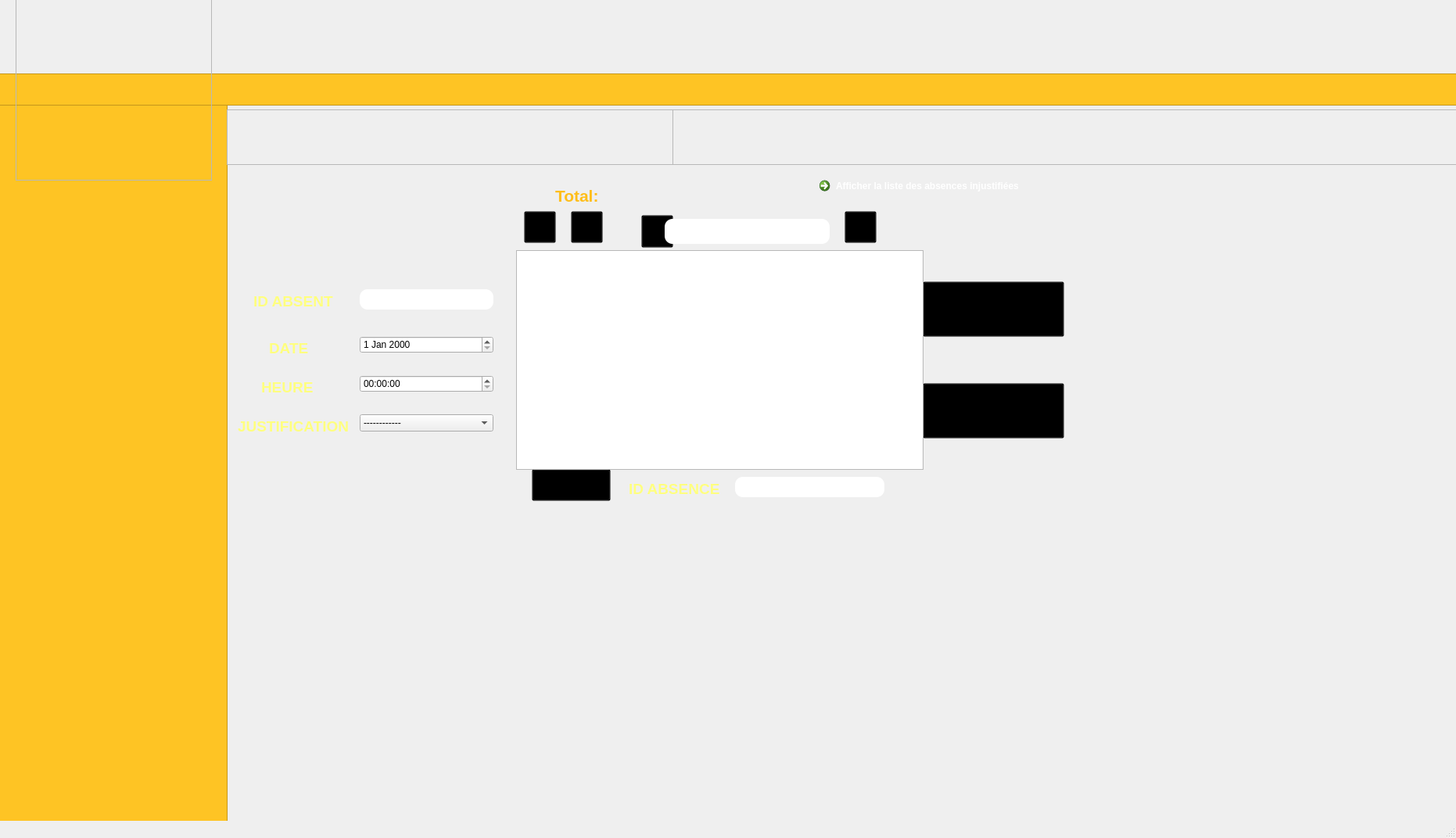
<?xml version="1.0" encoding="UTF-8"?>
<ui version="4.0">
 <class>gesabs</class>
 <widget class="QMainWindow" name="gesabs">
  <property name="geometry">
   <rect>
    <x>0</x>
    <y>0</y>
    <width>1862</width>
    <height>1072</height>
   </rect>
  </property>
  <property name="sizePolicy">
   <sizepolicy hsizetype="Maximum" vsizetype="Maximum">
    <horstretch>0</horstretch>
    <verstretch>0</verstretch>
   </sizepolicy>
  </property>
  <property name="windowTitle">
   <string>widget</string>
  </property>
  <property name="styleSheet">
   <string notr="true">#centralwidget
{
background: url(C:/Users/HP/Desktop/projet/image/back.png);
}
#des1
{
background:#fec424;

}
#des2
{
background:#fec424;

}
#logo
{
background: url(C:/Users/HP/Desktop/projet/image/rpl.png);
}
#backing
{
background: url(C:/Users/HP/Desktop/projet/image/backing.png);
}

#motpr
{
background: url(C:/Users/HP/Desktop/projet/image/motpr.png);
}</string>
  </property>
  <property name="animated" stdset="0">
   <bool>true</bool>
  </property>
  <widget class="QWidget" name="centralwidget" native="true">
   <property name="geometry">
    <rect>
     <x>0</x>
     <y>0</y>
     <width>5980</width>
     <height>1191</height>
    </rect>
   </property>
   <widget class="QFrame" name="des1">
    <property name="geometry">
     <rect>
      <x>-10</x>
      <y>94</y>
      <width>6000</width>
      <height>41</height>
     </rect>
    </property>
    <property name="frameShape">
     <enum>QFrame::StyledPanel</enum>
    </property>
    <property name="frameShadow">
     <enum>QFrame::Raised</enum>
    </property>
    <widget class="QPushButton" name="acceuilbtn">
     <property name="geometry">
      <rect>
       <x>650</x>
       <y>-20</y>
       <width>301</width>
       <height>91</height>
      </rect>
     </property>
     <property name="styleSheet">
      <string notr="true">*{
width: 10px;

background-color: transparent;
border-image: url(C:/Users/HP/Desktop/projet/image/title.png);
background: none;
border: none;
background-repeat: none;
}

*:hover
{
width: 10px;
background-color: transparent;

border-image: url(C:/Users/HP/Desktop/projet/image/titlepr.png);
background: none;
border: none;
background-repeat: none;
}</string>
     </property>
     <property name="text">
      <string/>
     </property>
    </widget>
   </widget>
   <widget class="QFrame" name="logo">
    <property name="geometry">
     <rect>
      <x>20</x>
      <y>-20</y>
      <width>251</width>
      <height>251</height>
     </rect>
    </property>
    <property name="frameShape">
     <enum>QFrame::StyledPanel</enum>
    </property>
    <property name="frameShadow">
     <enum>QFrame::Raised</enum>
    </property>
   </widget>
   <widget class="QFrame" name="des2">
    <property name="geometry">
     <rect>
      <x>-10</x>
      <y>120</y>
      <width>301</width>
      <height>1091</height>
     </rect>
    </property>
    <property name="styleSheet">
     <string notr="true"/>
    </property>
    <property name="frameShape">
     <enum>QFrame::StyledPanel</enum>
    </property>
    <property name="frameShadow">
     <enum>QFrame::Raised</enum>
    </property>
    <widget class="QPushButton" name="pushButton">
     <property name="geometry">
      <rect>
       <x>20</x>
       <y>210</y>
       <width>261</width>
       <height>51</height>
      </rect>
     </property>
     <property name="styleSheet">
      <string notr="true">*{
width: 10px;

background-color: transparent;
border-image: url(C:/Users/HP/Desktop/projet/image/gg.png);
background: none;
border: none;
background-repeat: none;
}

*:hover
{

}</string>
     </property>
     <property name="text">
      <string/>
     </property>
    </widget>
    <widget class="QPushButton" name="quitter">
     <property name="geometry">
      <rect>
       <x>120</x>
       <y>460</y>
       <width>51</width>
       <height>41</height>
      </rect>
     </property>
     <property name="styleSheet">
      <string notr="true">*{
width: 10px;

background-color: transparent;
border-image: url(C:/Users/HP/Desktop/projet/image/exit.png);
background: none;
border: none;
background-repeat: none;
}

*:hover
{
width: 10px;
background-color: transparent;

border-image: url(C:/Users/HP/Desktop/projet/image/exit1.png);
background: none;
border: none;
background-repeat: none;
}</string>
     </property>
     <property name="text">
      <string/>
     </property>
    </widget>
    <widget class="QPushButton" name="pushButton2">
     <property name="geometry">
      <rect>
       <x>20</x>
       <y>290</y>
       <width>261</width>
       <height>51</height>
      </rect>
     </property>
     <property name="styleSheet">
      <string notr="true">*{
width: 10px;

background-color: transparent;
border-image: url(C:/Users/HP/Desktop/projet/image/ggabs.png);
background: none;
border: none;
background-repeat: none;
}

*:hover
{

}</string>
     </property>
     <property name="text">
      <string/>
     </property>
    </widget>
   </widget>
   <widget class="QFrame" name="backing">
    <property name="geometry">
     <rect>
      <x>290</x>
      <y>140</y>
      <width>2001</width>
      <height>71</height>
     </rect>
    </property>
    <property name="frameShape">
     <enum>QFrame::StyledPanel</enum>
    </property>
    <property name="frameShadow">
     <enum>QFrame::Raised</enum>
    </property>
    <widget class="QFrame" name="motpr">
     <property name="geometry">
      <rect>
       <x>-10</x>
       <y>-10</y>
       <width>581</width>
       <height>81</height>
      </rect>
     </property>
     <property name="styleSheet">
      <string notr="true">background-image: url(:/img/image/motabs.png);</string>
     </property>
     <property name="frameShape">
      <enum>QFrame::StyledPanel</enum>
     </property>
     <property name="frameShadow">
      <enum>QFrame::Raised</enum>
     </property>
    </widget>
   </widget>
   <widget class="QPushButton" name="pushButton_5">
    <property name="geometry">
     <rect>
      <x>1180</x>
      <y>360</y>
      <width>181</width>
      <height>71</height>
     </rect>
    </property>
    <property name="styleSheet">
     <string notr="true">*{


background-color: transparent;
border-image: url(C:/Users/HP/Desktop/projet/image/ajout.png);

}

*:hover
{

background-color: transparent;

border-image: url(C:/Users/HP/Desktop/projet/image/ajoutabs.png);
width: 10px;
height:1000px;
}</string>
    </property>
    <property name="text">
     <string/>
    </property>
   </widget>
   <widget class="QPushButton" name="pushButton_6">
    <property name="geometry">
     <rect>
      <x>680</x>
      <y>600</y>
      <width>101</width>
      <height>41</height>
     </rect>
    </property>
    <property name="styleSheet">
     <string notr="true">*{


background-color: transparent;
border-image: url(C:/Users/HP/Desktop/projet/image/suppbtn.png);

}

*:hover
{

background-color: transparent;

border-image: url(C:/Users/HP/Desktop/projet/image/suppabs.png);
width: 10px;
height:1000px;
}</string>
    </property>
    <property name="text">
     <string/>
    </property>
   </widget>
   <widget class="QLineEdit" name="idr">
    <property name="geometry">
     <rect>
      <x>850</x>
      <y>280</y>
      <width>211</width>
      <height>32</height>
     </rect>
    </property>
    <property name="styleSheet">
     <string notr="true">*{
background-color:white; 
border: none; 
border-radius: 10px; 
padding: 0 8px; 
selection-background-color: white; 
 font-size: 16px;
}</string>
    </property>
   </widget>
   <widget class="QPushButton" name="pushButton_7">
    <property name="geometry">
     <rect>
      <x>820</x>
      <y>275</y>
      <width>41</width>
      <height>42</height>
     </rect>
    </property>
    <property name="styleSheet">
     <string notr="true">*{


background-color: transparent;
border-image: url(C:/Users/HP/Desktop/projet/image/cherchbtn.png);

}

*:hover
{

background-color: transparent;

border-image: url(C:/Users/HP/Desktop/projet/image/cherchbtnpr.png);

}</string>
    </property>
    <property name="text">
     <string/>
    </property>
   </widget>
   <widget class="QPushButton" name="pushButton_8">
    <property name="geometry">
     <rect>
      <x>1180</x>
      <y>490</y>
      <width>181</width>
      <height>71</height>
     </rect>
    </property>
    <property name="styleSheet">
     <string notr="true">*{


background-color: transparent;
border-image: url(C:/Users/HP/Desktop/projet/image/modifbtn.png);

}

*:hover
{

background-color: transparent;

border-image: url(C:/Users/HP/Desktop/projet/image/modabs.png);
width: 10px;
height:1000px;
}</string>
    </property>
    <property name="text">
     <string/>
    </property>
   </widget>
   <widget class="QTextEdit" name="textEdit_6">
    <property name="enabled">
     <bool>false</bool>
    </property>
    <property name="geometry">
     <rect>
      <x>330</x>
      <y>480</y>
      <width>111</width>
      <height>41</height>
     </rect>
    </property>
    <property name="styleSheet">
     <string notr="true">*
{
background:transparent;
border:none
}</string>
    </property>
    <property name="html">
     <string>&lt;!DOCTYPE HTML PUBLIC &quot;-//W3C//DTD HTML 4.0//EN&quot; &quot;http://www.w3.org/TR/REC-html40/strict.dtd&quot;&gt;
&lt;html&gt;&lt;head&gt;&lt;meta name=&quot;qrichtext&quot; content=&quot;1&quot; /&gt;&lt;style type=&quot;text/css&quot;&gt;
p, li { white-space: pre-wrap; }
&lt;/style&gt;&lt;/head&gt;&lt;body style=&quot; font-family:'MS Shell Dlg 2'; font-size:8.25pt; font-weight:400; font-style:normal;&quot;&gt;
&lt;p style=&quot; margin-top:0px; margin-bottom:0px; margin-left:0px; margin-right:0px; -qt-block-indent:0; text-indent:0px;&quot;&gt;&lt;span style=&quot; font-size:14pt; font-weight:600; color:#ffff7f;&quot;&gt;HEURE&lt;/span&gt;&lt;/p&gt;&lt;/body&gt;&lt;/html&gt;</string>
    </property>
   </widget>
   <widget class="QTextEdit" name="textEdit_5">
    <property name="enabled">
     <bool>false</bool>
    </property>
    <property name="geometry">
     <rect>
      <x>300</x>
      <y>530</y>
      <width>181</width>
      <height>41</height>
     </rect>
    </property>
    <property name="styleSheet">
     <string notr="true">*
{
background:transparent;
border:none
}</string>
    </property>
    <property name="html">
     <string>&lt;!DOCTYPE HTML PUBLIC &quot;-//W3C//DTD HTML 4.0//EN&quot; &quot;http://www.w3.org/TR/REC-html40/strict.dtd&quot;&gt;
&lt;html&gt;&lt;head&gt;&lt;meta name=&quot;qrichtext&quot; content=&quot;1&quot; /&gt;&lt;style type=&quot;text/css&quot;&gt;
p, li { white-space: pre-wrap; }
&lt;/style&gt;&lt;/head&gt;&lt;body style=&quot; font-family:'MS Shell Dlg 2'; font-size:8.25pt; font-weight:400; font-style:normal;&quot;&gt;
&lt;p style=&quot; margin-top:0px; margin-bottom:0px; margin-left:0px; margin-right:0px; -qt-block-indent:0; text-indent:0px;&quot;&gt;&lt;span style=&quot; font-size:14pt; font-weight:600; color:#ffff7f;&quot;&gt;JUSTIFICATION&lt;/span&gt;&lt;/p&gt;&lt;/body&gt;&lt;/html&gt;</string>
    </property>
   </widget>
   <widget class="QTextEdit" name="textEdit">
    <property name="enabled">
     <bool>false</bool>
    </property>
    <property name="geometry">
     <rect>
      <x>320</x>
      <y>370</y>
      <width>161</width>
      <height>45</height>
     </rect>
    </property>
    <property name="styleSheet">
     <string notr="true">*
{
background:transparent;
border:none
}</string>
    </property>
    <property name="html">
     <string>&lt;!DOCTYPE HTML PUBLIC &quot;-//W3C//DTD HTML 4.0//EN&quot; &quot;http://www.w3.org/TR/REC-html40/strict.dtd&quot;&gt;
&lt;html&gt;&lt;head&gt;&lt;meta name=&quot;qrichtext&quot; content=&quot;1&quot; /&gt;&lt;style type=&quot;text/css&quot;&gt;
p, li { white-space: pre-wrap; }
&lt;/style&gt;&lt;/head&gt;&lt;body style=&quot; font-family:'MS Shell Dlg 2'; font-size:8.25pt; font-weight:400; font-style:normal;&quot;&gt;
&lt;p style=&quot; margin-top:0px; margin-bottom:0px; margin-left:0px; margin-right:0px; -qt-block-indent:0; text-indent:0px;&quot;&gt;&lt;span style=&quot; font-size:14pt; font-weight:600; color:#ffff7f;&quot;&gt;ID ABSENT&lt;/span&gt;&lt;/p&gt;&lt;/body&gt;&lt;/html&gt;</string>
    </property>
   </widget>
   <widget class="QTextEdit" name="textEdit_2">
    <property name="enabled">
     <bool>false</bool>
    </property>
    <property name="geometry">
     <rect>
      <x>340</x>
      <y>430</y>
      <width>111</width>
      <height>41</height>
     </rect>
    </property>
    <property name="styleSheet">
     <string notr="true">*
{
background:transparent;
border:none
}</string>
    </property>
    <property name="html">
     <string>&lt;!DOCTYPE HTML PUBLIC &quot;-//W3C//DTD HTML 4.0//EN&quot; &quot;http://www.w3.org/TR/REC-html40/strict.dtd&quot;&gt;
&lt;html&gt;&lt;head&gt;&lt;meta name=&quot;qrichtext&quot; content=&quot;1&quot; /&gt;&lt;style type=&quot;text/css&quot;&gt;
p, li { white-space: pre-wrap; }
&lt;/style&gt;&lt;/head&gt;&lt;body style=&quot; font-family:'MS Shell Dlg 2'; font-size:8.25pt; font-weight:400; font-style:normal;&quot;&gt;
&lt;p style=&quot; margin-top:0px; margin-bottom:0px; margin-left:0px; margin-right:0px; -qt-block-indent:0; text-indent:0px;&quot;&gt;&lt;span style=&quot; font-size:14pt; font-weight:600; color:#ffff7f;&quot;&gt;DATE&lt;/span&gt;&lt;/p&gt;&lt;/body&gt;&lt;/html&gt;</string>
    </property>
   </widget>
   <widget class="QLineEdit" name="id">
    <property name="geometry">
     <rect>
      <x>460</x>
      <y>370</y>
      <width>171</width>
      <height>26</height>
     </rect>
    </property>
    <property name="styleSheet">
     <string notr="true">*
{
border:none;
font-size:20px;
background-color:white; 
border: none; 
border-radius: 10px; 
padding: 0 8px; 
selection-background-color: white; 
}</string>
    </property>
   </widget>
   <widget class="QTextEdit" name="textEdit_19">
    <property name="enabled">
     <bool>false</bool>
    </property>
    <property name="geometry">
     <rect>
      <x>2000</x>
      <y>960</y>
      <width>71</width>
      <height>41</height>
     </rect>
    </property>
    <property name="styleSheet">
     <string notr="true">*
{
background:transparent;
border:none
}</string>
    </property>
    <property name="undoRedoEnabled">
     <bool>false</bool>
    </property>
    <property name="html">
     <string>&lt;!DOCTYPE HTML PUBLIC &quot;-//W3C//DTD HTML 4.0//EN&quot; &quot;http://www.w3.org/TR/REC-html40/strict.dtd&quot;&gt;
&lt;html&gt;&lt;head&gt;&lt;meta name=&quot;qrichtext&quot; content=&quot;1&quot; /&gt;&lt;style type=&quot;text/css&quot;&gt;
p, li { white-space: pre-wrap; }
&lt;/style&gt;&lt;/head&gt;&lt;body style=&quot; font-family:'MS Shell Dlg 2'; font-size:8.25pt; font-weight:400; font-style:normal;&quot;&gt;
&lt;p style=&quot; margin-top:0px; margin-bottom:0px; margin-left:0px; margin-right:0px; -qt-block-indent:0; text-indent:0px;&quot;&gt;&lt;span style=&quot; font-size:14pt; font-weight:600; color:#ffff7f;&quot;&gt;NOM&lt;/span&gt;&lt;/p&gt;&lt;/body&gt;&lt;/html&gt;</string>
    </property>
    <property name="overwriteMode">
     <bool>false</bool>
    </property>
    <property name="acceptRichText">
     <bool>true</bool>
    </property>
   </widget>
   <widget class="QTextEdit" name="textEdit_20">
    <property name="enabled">
     <bool>false</bool>
    </property>
    <property name="geometry">
     <rect>
      <x>1970</x>
      <y>1110</y>
      <width>181</width>
      <height>41</height>
     </rect>
    </property>
    <property name="styleSheet">
     <string notr="true">*
{
background:transparent;
border:none
}</string>
    </property>
    <property name="html">
     <string>&lt;!DOCTYPE HTML PUBLIC &quot;-//W3C//DTD HTML 4.0//EN&quot; &quot;http://www.w3.org/TR/REC-html40/strict.dtd&quot;&gt;
&lt;html&gt;&lt;head&gt;&lt;meta name=&quot;qrichtext&quot; content=&quot;1&quot; /&gt;&lt;style type=&quot;text/css&quot;&gt;
p, li { white-space: pre-wrap; }
&lt;/style&gt;&lt;/head&gt;&lt;body style=&quot; font-family:'MS Shell Dlg 2'; font-size:8.25pt; font-weight:400; font-style:normal;&quot;&gt;
&lt;p style=&quot; margin-top:0px; margin-bottom:0px; margin-left:0px; margin-right:0px; -qt-block-indent:0; text-indent:0px;&quot;&gt;&lt;span style=&quot; font-size:14pt; font-weight:600; color:#ffff7f;&quot;&gt;ADRESSE EMAIL&lt;/span&gt;&lt;/p&gt;&lt;/body&gt;&lt;/html&gt;</string>
    </property>
   </widget>
   <widget class="QTextEdit" name="textEdit_21">
    <property name="enabled">
     <bool>false</bool>
    </property>
    <property name="geometry">
     <rect>
      <x>1980</x>
      <y>1160</y>
      <width>161</width>
      <height>41</height>
     </rect>
    </property>
    <property name="styleSheet">
     <string notr="true">*
{
background:transparent;
border:none
}</string>
    </property>
    <property name="html">
     <string>&lt;!DOCTYPE HTML PUBLIC &quot;-//W3C//DTD HTML 4.0//EN&quot; &quot;http://www.w3.org/TR/REC-html40/strict.dtd&quot;&gt;
&lt;html&gt;&lt;head&gt;&lt;meta name=&quot;qrichtext&quot; content=&quot;1&quot; /&gt;&lt;style type=&quot;text/css&quot;&gt;
p, li { white-space: pre-wrap; }
&lt;/style&gt;&lt;/head&gt;&lt;body style=&quot; font-family:'MS Shell Dlg 2'; font-size:8.25pt; font-weight:400; font-style:normal;&quot;&gt;
&lt;p style=&quot; margin-top:0px; margin-bottom:0px; margin-left:0px; margin-right:0px; -qt-block-indent:0; text-indent:0px;&quot;&gt;&lt;span style=&quot; font-size:14pt; font-weight:600; color:#ffff7f;&quot;&gt;MOT DE PASSE&lt;/span&gt;&lt;/p&gt;&lt;/body&gt;&lt;/html&gt;</string>
    </property>
   </widget>
   <widget class="QTextEdit" name="textEdit_22">
    <property name="enabled">
     <bool>false</bool>
    </property>
    <property name="geometry">
     <rect>
      <x>2000</x>
      <y>1060</y>
      <width>111</width>
      <height>41</height>
     </rect>
    </property>
    <property name="styleSheet">
     <string notr="true">*
{
background:transparent;
border:none
}</string>
    </property>
    <property name="html">
     <string>&lt;!DOCTYPE HTML PUBLIC &quot;-//W3C//DTD HTML 4.0//EN&quot; &quot;http://www.w3.org/TR/REC-html40/strict.dtd&quot;&gt;
&lt;html&gt;&lt;head&gt;&lt;meta name=&quot;qrichtext&quot; content=&quot;1&quot; /&gt;&lt;style type=&quot;text/css&quot;&gt;
p, li { white-space: pre-wrap; }
&lt;/style&gt;&lt;/head&gt;&lt;body style=&quot; font-family:'MS Shell Dlg 2'; font-size:8.25pt; font-weight:400; font-style:normal;&quot;&gt;
&lt;p style=&quot; margin-top:0px; margin-bottom:0px; margin-left:0px; margin-right:0px; -qt-block-indent:0; text-indent:0px;&quot;&gt;&lt;span style=&quot; font-size:14pt; font-weight:600; color:#ffff7f;&quot;&gt;ROLE&lt;/span&gt;&lt;/p&gt;&lt;/body&gt;&lt;/html&gt;</string>
    </property>
   </widget>
   <widget class="QTextEdit" name="textEdit_23">
    <property name="enabled">
     <bool>false</bool>
    </property>
    <property name="geometry">
     <rect>
      <x>2010</x>
      <y>910</y>
      <width>121</width>
      <height>45</height>
     </rect>
    </property>
    <property name="styleSheet">
     <string notr="true">*
{
background:transparent;
border:none
}</string>
    </property>
    <property name="html">
     <string>&lt;!DOCTYPE HTML PUBLIC &quot;-//W3C//DTD HTML 4.0//EN&quot; &quot;http://www.w3.org/TR/REC-html40/strict.dtd&quot;&gt;
&lt;html&gt;&lt;head&gt;&lt;meta name=&quot;qrichtext&quot; content=&quot;1&quot; /&gt;&lt;style type=&quot;text/css&quot;&gt;
p, li { white-space: pre-wrap; }
&lt;/style&gt;&lt;/head&gt;&lt;body style=&quot; font-family:'MS Shell Dlg 2'; font-size:8.25pt; font-weight:400; font-style:normal;&quot;&gt;
&lt;p style=&quot; margin-top:0px; margin-bottom:0px; margin-left:0px; margin-right:0px; -qt-block-indent:0; text-indent:0px;&quot;&gt;&lt;span style=&quot; font-size:14pt; font-weight:600; color:#ffff7f;&quot;&gt;ID &lt;/span&gt;&lt;/p&gt;&lt;/body&gt;&lt;/html&gt;</string>
    </property>
   </widget>
   <widget class="QTextEdit" name="textEdit_24">
    <property name="enabled">
     <bool>false</bool>
    </property>
    <property name="geometry">
     <rect>
      <x>1990</x>
      <y>1010</y>
      <width>111</width>
      <height>41</height>
     </rect>
    </property>
    <property name="styleSheet">
     <string notr="true">*
{
background:transparent;
border:none
}</string>
    </property>
    <property name="html">
     <string>&lt;!DOCTYPE HTML PUBLIC &quot;-//W3C//DTD HTML 4.0//EN&quot; &quot;http://www.w3.org/TR/REC-html40/strict.dtd&quot;&gt;
&lt;html&gt;&lt;head&gt;&lt;meta name=&quot;qrichtext&quot; content=&quot;1&quot; /&gt;&lt;style type=&quot;text/css&quot;&gt;
p, li { white-space: pre-wrap; }
&lt;/style&gt;&lt;/head&gt;&lt;body style=&quot; font-family:'MS Shell Dlg 2'; font-size:8.25pt; font-weight:400; font-style:normal;&quot;&gt;
&lt;p style=&quot; margin-top:0px; margin-bottom:0px; margin-left:0px; margin-right:0px; -qt-block-indent:0; text-indent:0px;&quot;&gt;&lt;span style=&quot; font-size:14pt; font-weight:600; color:#ffff7f;&quot;&gt;PRENOM&lt;/span&gt;&lt;/p&gt;&lt;/body&gt;&lt;/html&gt;</string>
    </property>
   </widget>
   <widget class="QTextEdit" name="textEdit_14">
    <property name="enabled">
     <bool>false</bool>
    </property>
    <property name="geometry">
     <rect>
      <x>2230</x>
      <y>1160</y>
      <width>111</width>
      <height>41</height>
     </rect>
    </property>
    <property name="styleSheet">
     <string notr="true">*
{
background:transparent;
border:none
}</string>
    </property>
    <property name="html">
     <string>&lt;!DOCTYPE HTML PUBLIC &quot;-//W3C//DTD HTML 4.0//EN&quot; &quot;http://www.w3.org/TR/REC-html40/strict.dtd&quot;&gt;
&lt;html&gt;&lt;head&gt;&lt;meta name=&quot;qrichtext&quot; content=&quot;1&quot; /&gt;&lt;style type=&quot;text/css&quot;&gt;
p, li { white-space: pre-wrap; }
&lt;/style&gt;&lt;/head&gt;&lt;body style=&quot; font-family:'MS Shell Dlg 2'; font-size:8.25pt; font-weight:400; font-style:normal;&quot;&gt;
&lt;p style=&quot; margin-top:0px; margin-bottom:0px; margin-left:0px; margin-right:0px; -qt-block-indent:0; text-indent:0px;&quot;&gt;&lt;span style=&quot; font-size:14pt; font-weight:600; color:#ffff7f;&quot;&gt;PRENOM&lt;/span&gt;&lt;/p&gt;&lt;/body&gt;&lt;/html&gt;</string>
    </property>
   </widget>
   <widget class="QTableView" name="tababs">
    <property name="geometry">
     <rect>
      <x>660</x>
      <y>320</y>
      <width>521</width>
      <height>281</height>
     </rect>
    </property>
   </widget>
   <widget class="QTextEdit" name="textEdit_26">
    <property name="enabled">
     <bool>false</bool>
    </property>
    <property name="geometry">
     <rect>
      <x>2120</x>
      <y>1160</y>
      <width>111</width>
      <height>41</height>
     </rect>
    </property>
    <property name="styleSheet">
     <string notr="true">*
{
background:transparent;
border:none
}</string>
    </property>
    <property name="html">
     <string>&lt;!DOCTYPE HTML PUBLIC &quot;-//W3C//DTD HTML 4.0//EN&quot; &quot;http://www.w3.org/TR/REC-html40/strict.dtd&quot;&gt;
&lt;html&gt;&lt;head&gt;&lt;meta name=&quot;qrichtext&quot; content=&quot;1&quot; /&gt;&lt;style type=&quot;text/css&quot;&gt;
p, li { white-space: pre-wrap; }
&lt;/style&gt;&lt;/head&gt;&lt;body style=&quot; font-family:'MS Shell Dlg 2'; font-size:8.25pt; font-weight:400; font-style:normal;&quot;&gt;
&lt;p style=&quot; margin-top:0px; margin-bottom:0px; margin-left:0px; margin-right:0px; -qt-block-indent:0; text-indent:0px;&quot;&gt;&lt;span style=&quot; font-size:14pt; font-weight:600; color:#ffff7f;&quot;&gt;ROLE&lt;/span&gt;&lt;/p&gt;&lt;/body&gt;&lt;/html&gt;</string>
    </property>
   </widget>
   <widget class="QTextEdit" name="textEdit_30">
    <property name="enabled">
     <bool>false</bool>
    </property>
    <property name="geometry">
     <rect>
      <x>2120</x>
      <y>1160</y>
      <width>181</width>
      <height>41</height>
     </rect>
    </property>
    <property name="styleSheet">
     <string notr="true">*
{
background:transparent;
border:none
}</string>
    </property>
    <property name="html">
     <string>&lt;!DOCTYPE HTML PUBLIC &quot;-//W3C//DTD HTML 4.0//EN&quot; &quot;http://www.w3.org/TR/REC-html40/strict.dtd&quot;&gt;
&lt;html&gt;&lt;head&gt;&lt;meta name=&quot;qrichtext&quot; content=&quot;1&quot; /&gt;&lt;style type=&quot;text/css&quot;&gt;
p, li { white-space: pre-wrap; }
&lt;/style&gt;&lt;/head&gt;&lt;body style=&quot; font-family:'MS Shell Dlg 2'; font-size:8.25pt; font-weight:400; font-style:normal;&quot;&gt;
&lt;p style=&quot; margin-top:0px; margin-bottom:0px; margin-left:0px; margin-right:0px; -qt-block-indent:0; text-indent:0px;&quot;&gt;&lt;span style=&quot; font-size:14pt; font-weight:600; color:#ffff7f;&quot;&gt;ADRESSE EMAIL&lt;/span&gt;&lt;/p&gt;&lt;/body&gt;&lt;/html&gt;</string>
    </property>
   </widget>
   <widget class="QTextEdit" name="textEdit_31">
    <property name="enabled">
     <bool>false</bool>
    </property>
    <property name="geometry">
     <rect>
      <x>2010</x>
      <y>1160</y>
      <width>181</width>
      <height>41</height>
     </rect>
    </property>
    <property name="styleSheet">
     <string notr="true">*
{
background:transparent;
border:none
}</string>
    </property>
    <property name="html">
     <string>&lt;!DOCTYPE HTML PUBLIC &quot;-//W3C//DTD HTML 4.0//EN&quot; &quot;http://www.w3.org/TR/REC-html40/strict.dtd&quot;&gt;
&lt;html&gt;&lt;head&gt;&lt;meta name=&quot;qrichtext&quot; content=&quot;1&quot; /&gt;&lt;style type=&quot;text/css&quot;&gt;
p, li { white-space: pre-wrap; }
&lt;/style&gt;&lt;/head&gt;&lt;body style=&quot; font-family:'MS Shell Dlg 2'; font-size:8.25pt; font-weight:400; font-style:normal;&quot;&gt;
&lt;p style=&quot; margin-top:0px; margin-bottom:0px; margin-left:0px; margin-right:0px; -qt-block-indent:0; text-indent:0px;&quot;&gt;&lt;span style=&quot; font-size:14pt; font-weight:600; color:#ffff7f;&quot;&gt;ADRESSE EMAIL&lt;/span&gt;&lt;/p&gt;&lt;/body&gt;&lt;/html&gt;</string>
    </property>
   </widget>
   <widget class="QTextEdit" name="textEdit_17">
    <property name="enabled">
     <bool>false</bool>
    </property>
    <property name="geometry">
     <rect>
      <x>800</x>
      <y>610</y>
      <width>181</width>
      <height>45</height>
     </rect>
    </property>
    <property name="styleSheet">
     <string notr="true">*
{
background:transparent;
border:none
}</string>
    </property>
    <property name="html">
     <string>&lt;!DOCTYPE HTML PUBLIC &quot;-//W3C//DTD HTML 4.0//EN&quot; &quot;http://www.w3.org/TR/REC-html40/strict.dtd&quot;&gt;
&lt;html&gt;&lt;head&gt;&lt;meta name=&quot;qrichtext&quot; content=&quot;1&quot; /&gt;&lt;style type=&quot;text/css&quot;&gt;
p, li { white-space: pre-wrap; }
&lt;/style&gt;&lt;/head&gt;&lt;body style=&quot; font-family:'MS Shell Dlg 2'; font-size:8.25pt; font-weight:400; font-style:normal;&quot;&gt;
&lt;p style=&quot; margin-top:0px; margin-bottom:0px; margin-left:0px; margin-right:0px; -qt-block-indent:0; text-indent:0px;&quot;&gt;&lt;span style=&quot; font-size:14pt; font-weight:600; color:#ffff7f;&quot;&gt;ID ABSENCE&lt;/span&gt;&lt;/p&gt;&lt;/body&gt;&lt;/html&gt;</string>
    </property>
   </widget>
   <widget class="QLineEdit" name="id2">
    <property name="geometry">
     <rect>
      <x>940</x>
      <y>610</y>
      <width>191</width>
      <height>26</height>
     </rect>
    </property>
    <property name="styleSheet">
     <string notr="true">*
{
border:none;
font-size:20px;
background-color:white; 
border: none; 
border-radius: 10px; 
padding: 0 8px; 
selection-background-color: white; 
}</string>
    </property>
   </widget>
   <widget class="QComboBox" name="justification">
    <property name="geometry">
     <rect>
      <x>460</x>
      <y>530</y>
      <width>171</width>
      <height>22</height>
     </rect>
    </property>
    <item>
     <property name="text">
      <string>------------</string>
     </property>
    </item>
    <item>
     <property name="text">
      <string>Justifiee</string>
     </property>
    </item>
    <item>
     <property name="text">
      <string>NonJustifiee</string>
     </property>
    </item>
   </widget>
   <widget class="QDateEdit" name="date">
    <property name="geometry">
     <rect>
      <x>460</x>
      <y>430</y>
      <width>171</width>
      <height>22</height>
     </rect>
    </property>
   </widget>
   <widget class="QTimeEdit" name="heure">
    <property name="geometry">
     <rect>
      <x>460</x>
      <y>480</y>
      <width>171</width>
      <height>22</height>
     </rect>
    </property>
   </widget>
   <widget class="QTextEdit" name="textEdit_11">
    <property name="enabled">
     <bool>false</bool>
    </property>
    <property name="geometry">
     <rect>
      <x>1870</x>
      <y>520</y>
      <width>181</width>
      <height>41</height>
     </rect>
    </property>
    <property name="styleSheet">
     <string notr="true">*
{
background:transparent;
border:none
}</string>
    </property>
    <property name="html">
     <string>&lt;!DOCTYPE HTML PUBLIC &quot;-//W3C//DTD HTML 4.0//EN&quot; &quot;http://www.w3.org/TR/REC-html40/strict.dtd&quot;&gt;
&lt;html&gt;&lt;head&gt;&lt;meta name=&quot;qrichtext&quot; content=&quot;1&quot; /&gt;&lt;style type=&quot;text/css&quot;&gt;
p, li { white-space: pre-wrap; }
&lt;/style&gt;&lt;/head&gt;&lt;body style=&quot; font-family:'MS Shell Dlg 2'; font-size:8.25pt; font-weight:400; font-style:normal;&quot;&gt;
&lt;p style=&quot; margin-top:0px; margin-bottom:0px; margin-left:0px; margin-right:0px; -qt-block-indent:0; text-indent:0px;&quot;&gt;&lt;span style=&quot; font-size:11pt; font-weight:600; color:#ffff7f;&quot;&gt;JUSTIFICATION&lt;/span&gt;&lt;/p&gt;&lt;/body&gt;&lt;/html&gt;</string>
    </property>
   </widget>
   <widget class="QPushButton" name="print">
    <property name="geometry">
     <rect>
      <x>730</x>
      <y>270</y>
      <width>41</width>
      <height>41</height>
     </rect>
    </property>
    <property name="styleSheet">
     <string notr="true">*{


background-color: transparent;
border-image: url(C:/Users/HP/Desktop/projet/image/print.png);

}

*:hover
{

background-color: transparent;


}</string>
    </property>
    <property name="text">
     <string/>
    </property>
   </widget>
   <widget class="QPushButton" name="reloadd">
    <property name="geometry">
     <rect>
      <x>670</x>
      <y>270</y>
      <width>41</width>
      <height>41</height>
     </rect>
    </property>
    <property name="styleSheet">
     <string notr="true">*{


background-color: transparent;
border-image: url(C:/Users/HP/Desktop/projet/image/reload.png);

}

*:hover
{

background-color: transparent;


}</string>
    </property>
    <property name="text">
     <string/>
    </property>
   </widget>
   <widget class="QPushButton" name="reloadd_2">
    <property name="geometry">
     <rect>
      <x>1080</x>
      <y>270</y>
      <width>41</width>
      <height>41</height>
     </rect>
    </property>
    <property name="styleSheet">
     <string notr="true">*{


background-color: transparent;
border-image: url(C:/Users/HP/Desktop/projet/image/triup.png);

}

*:hover
{

background-color: transparent;


}</string>
    </property>
    <property name="text">
     <string/>
    </property>
   </widget>
   <widget class="QCommandLinkButton" name="commandLinkButton">
    <property name="geometry">
     <rect>
      <x>1040</x>
      <y>220</y>
      <width>271</width>
      <height>41</height>
     </rect>
    </property>
    <property name="styleSheet">
     <string notr="true">color: rgb(255, 255, 255);</string>
    </property>
    <property name="text">
     <string>Afficher la liste des absences injustifiées</string>
    </property>
   </widget>
   <widget class="QLabel" name="nbr">
    <property name="geometry">
     <rect>
      <x>900</x>
      <y>240</y>
      <width>121</width>
      <height>21</height>
     </rect>
    </property>
    <property name="font">
     <font>
      <pointsize>16</pointsize>
      <weight>75</weight>
      <bold>true</bold>
     </font>
    </property>
    <property name="styleSheet">
     <string notr="true">color: rgb(255, 255, 255);</string>
    </property>
    <property name="text">
     <string/>
    </property>
   </widget>
   <widget class="QLabel" name="label">
    <property name="geometry">
     <rect>
      <x>710</x>
      <y>240</y>
      <width>211</width>
      <height>20</height>
     </rect>
    </property>
    <property name="font">
     <font>
      <pointsize>16</pointsize>
      <weight>75</weight>
      <bold>true</bold>
     </font>
    </property>
    <property name="styleSheet">
     <string notr="true">color: rgb(255, 190, 26);</string>
    </property>
    <property name="text">
     <string>Total:</string>
    </property>
   </widget>
   <zorder>pushButton_7</zorder>
   <zorder>des2</zorder>
   <zorder>des1</zorder>
   <zorder>logo</zorder>
   <zorder>backing</zorder>
   <zorder>pushButton_5</zorder>
   <zorder>pushButton_6</zorder>
   <zorder>idr</zorder>
   <zorder>pushButton_8</zorder>
   <zorder>textEdit_6</zorder>
   <zorder>textEdit_5</zorder>
   <zorder>textEdit</zorder>
   <zorder>textEdit_2</zorder>
   <zorder>id</zorder>
   <zorder>textEdit_19</zorder>
   <zorder>textEdit_20</zorder>
   <zorder>textEdit_21</zorder>
   <zorder>textEdit_22</zorder>
   <zorder>textEdit_23</zorder>
   <zorder>textEdit_24</zorder>
   <zorder>textEdit_14</zorder>
   <zorder>tababs</zorder>
   <zorder>textEdit_26</zorder>
   <zorder>textEdit_30</zorder>
   <zorder>textEdit_31</zorder>
   <zorder>textEdit_17</zorder>
   <zorder>id2</zorder>
   <zorder>justification</zorder>
   <zorder>date</zorder>
   <zorder>heure</zorder>
   <zorder>textEdit_11</zorder>
   <zorder>print</zorder>
   <zorder>reloadd</zorder>
   <zorder>reloadd_2</zorder>
   <zorder>commandLinkButton</zorder>
   <zorder>nbr</zorder>
   <zorder>label</zorder>
  </widget>
  <widget class="QMenuBar" name="menubar">
   <property name="geometry">
    <rect>
     <x>0</x>
     <y>0</y>
     <width>1862</width>
     <height>22</height>
    </rect>
   </property>
  </widget>
  <widget class="QStatusBar" name="statusbar">
   <property name="geometry">
    <rect>
     <x>0</x>
     <y>0</y>
     <width>3</width>
     <height>18</height>
    </rect>
   </property>
  </widget>
 </widget>
 <resources/>
 <connections/>
</ui>
